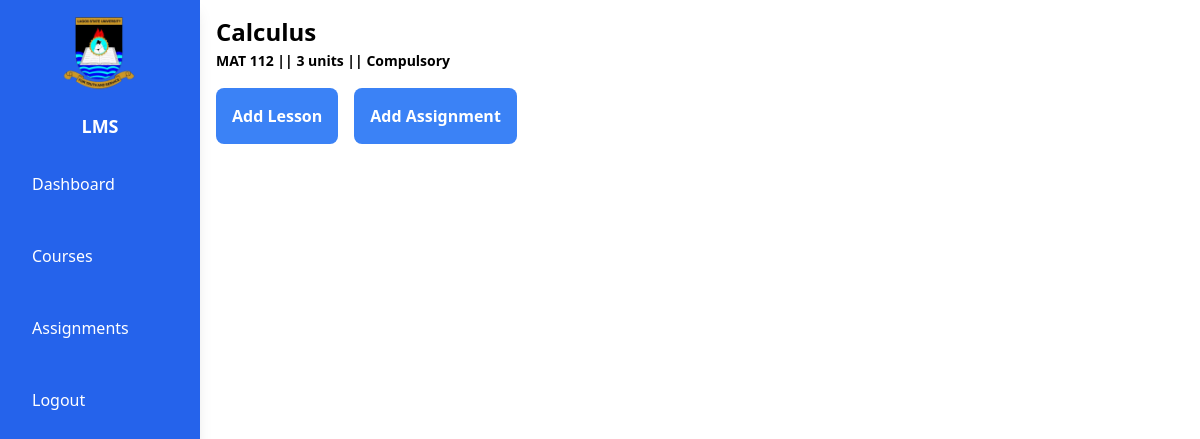
The app's page /course/1 (signed in), older data.
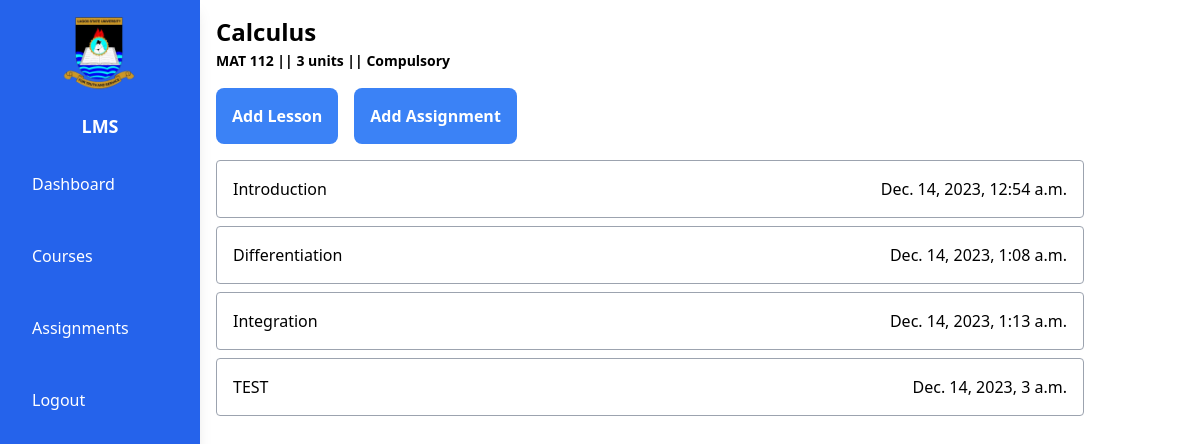
The same page, newer data.
### lms/models.py (models this page shows)
class Course(models.Model):
    COURSE_TYPE_CHOICE = (
        ('Compulsory', 'Compulsory'),
        ('Required', 'Required'),
        ('Elective', 'Elective')
    )
    course_code = models.CharField(max_length=8, null=True)
    course_title = models.CharField(max_length=1000, null=True)
    unit = models.IntegerField(null=True)
    type = models.CharField(max_length=10, choices=COURSE_TYPE_CHOICE, null=True)
    instructor = models.ForeignKey(User, on_delete=models.CASCADE, null=True)

class Lesson(models.Model):
    course = models.ForeignKey(Course, on_delete=models.CASCADE, null=True)
    title = models.CharField(max_length=1000, null=True)
    content = HTMLField()
    date = models.DateTimeField(default=datetime.now, null=True)

### lms/views.py (the view)
# urls.py: path('course/<int:id>', views.course, name='course'),
@login_required
def course(request, id):
    user = request.user
    if user:
        course = Course.objects.get(id=id)
        ctx = {
            'course': course,
            'lessons': Lesson.objects.filter(course=id)
        }
        return render(request, 'lms/course.html', ctx)
    return redirect(courses)

### lms/templates/lms/course.html
{% extends "lms/layout.html" %}
{% block body %}
<div class="w-full p-4">
    <h1 class="text-2xl font-bold">{{course.course_title}}</h1>
    <span class="text-sm font-semibold">{{course.course_code}} || {{course.unit}} units || {{course.type}}</span>
    {% if user.is_authenticated and user.is_lecturer %}
    <div class="flex gap-4 mt-4">
        <a href="{% url 'addlesson' course.id %}" class="p-4 bg-blue-500 text-white font-semibold w-fit rounded-lg">Add Lesson</a>
        <a href="{% url 'addassignment' course.id %}" class="p-4 bg-blue-500 text-white font-semibold w-fit rounded-lg">Add Assignment</a>
    </div>
    {% endif %}
    <div class="flex flex-col gap-2 mt-4">
        {% for lesson in lessons %}
        <a href="{% url 'lesson' lesson.id %}">
            <div class="flex justify-between p-4 rounded border border-gray-400">
                <h1>{{lesson.title}}</h1>
                <span>{{lesson.date}}</span>
            </div>
        </a>
        {% endfor %}
    </div>
</div>
{% endblock %}

### lms/templates/lms/layout.html (shortened to what this page needs)
<!DOCTYPE html>
<html lang="en">
    <head>
        {% load static %}
        {% load static tailwind_tags %}
        {% tailwind_css %}
    </head>
    <body class="grid grid-cols-12 min-h-screen">
        <nav class="col-span-2 shadow-lg bg-blue-600 text-white">
            <div class="flex flex-col items-center">
                <div class="w-20 h-28"><img class="object-cover" src="{% static 'lms/img/lasu.png' %}" alt=""></div>
                <h1 class="font-bold text-lg"><a href="{% url 'index' %}">LMS</a></h1>
            </div>
            {% if user.is_authenticated %}
            <ul>
                {% with request.resolver_match.url_name as url_name %}
                <li class="nav-item">
                    <a class="{% if url_name == 'index' %}active{% endif %}" href="{% url 'index' %}">Dashboard</a>
                </li>
                <li class="nav-item"><a class="{% if url_name == 'courses' %}active{% endif %}" href="{% url 'courses' %}">Courses</a></li>
                <li class="nav-item"><a class="{% if url_name == 'assignments' %}active{% endif %}" href="{% url 'assignments' %}">Assignments</a></li>
                <li class="nav-item"><a href="{% url 'logout' %}">Logout</a></li>
                {% endwith %}
            </ul>
            {% endif %}
        </nav>
        <main class="col-span-9">
            {% block body %}
            {% endblock %}
        </main>
    </body>
</html>

Row changes from the older to the newer data that the page shows:
added Lesson: title "Introduction", date "Dec. 14, 2023, 12:54 a.m."
added Lesson: title "Differentiation", date "Dec. 14, 2023, 1:08 a.m."
added Lesson: title "Integration", date "Dec. 14, 2023, 1:13 a.m."
added Lesson: title "TEST", date "Dec. 14, 2023, 3 a.m."
